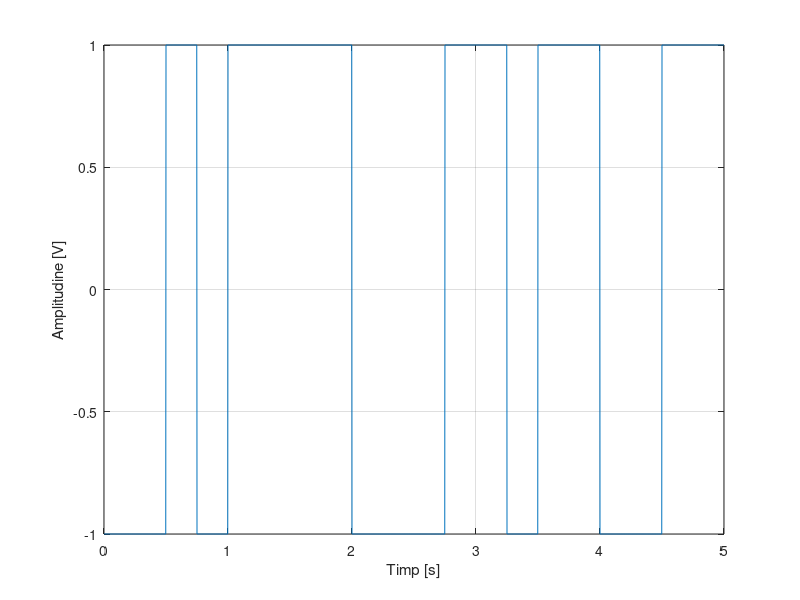
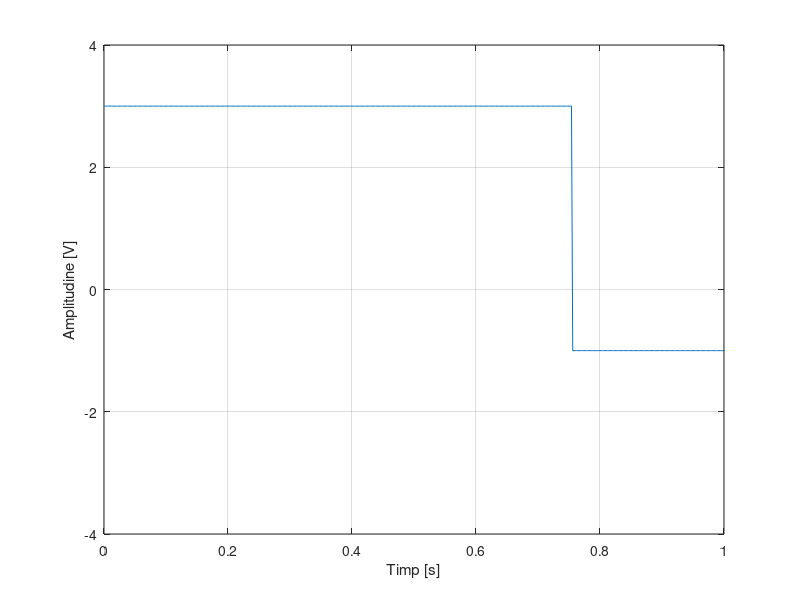
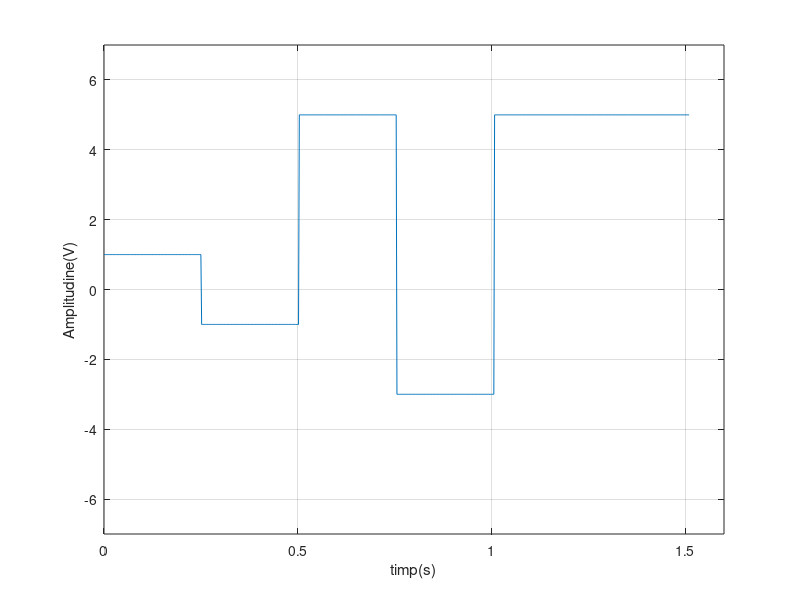
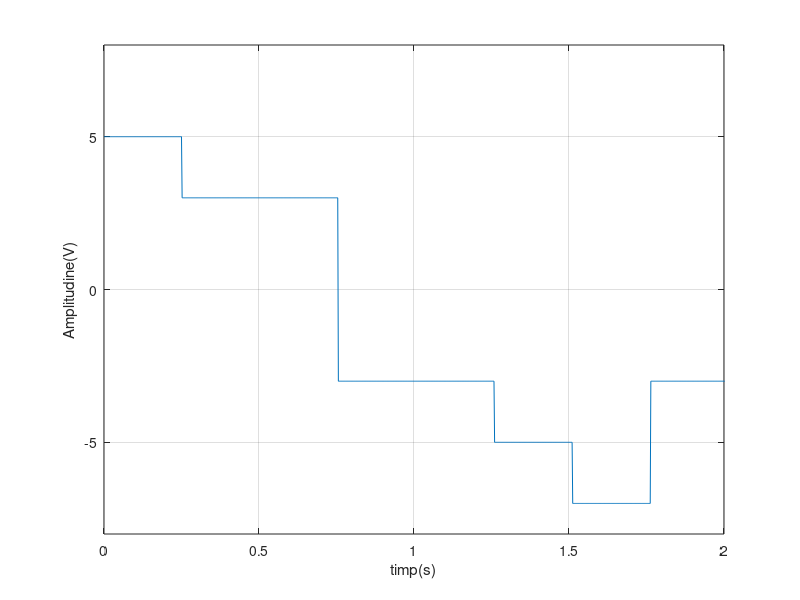

MATLAB code for these plots, in order:
%a)
t= 0:0.002:5;
a=randn(1,20);
ok=1;
m=125;
b=[0 0];
for i=1:length(a)
    if a(1,i)<0
        a(1,i)=-1; 
    else a(1,i)=1;    
    end
end
for i=1:20
    for j=1:125
        b(1,ok) = a(1,i); 
        ok=ok+1;
    end
end
b(1,ok)=a(1,i);
figure(1)
plot(t,b),ylabel('Amplitudine [V]'), xlabel('Timp [s]'),grid;

%b)


t=0:0.002:1.006;
n=[-3,-1,1,3] ; 
c=randi(length(n)); 
random=n(c);
v1=zeros(1,126); 
for i=1:1:126  

    v1(i)=random;  

end

v2=zeros(1,126);
c=randi(length(n));
random=n(c);
for i=1:1:126

    v2(i)=random; 

end



v3=zeros(1,126);
c=randi(length(n));
Nivel_aleator=n(c);
for i=1:1:126
    v3(i)=random;
end

v4=zeros(1,126);
pozitia=randi(length(n));
random=n(pozitia);

for i=1:1:126
    v4(i)=random;
end

V=[v1,v2,v3,v4];
figure(2)
plot(t,V),axis([0 1 -4 4]),ylabel('Amplitudine [V]'), xlabel('Timp [s]'),grid;

%c)
t=0:0.002:1.510;
n=[-5,-3,-1,1,3,5] ; 
d=randi(length(n));
random=n(d);
v1=zeros(1,126); 
for i=1:1:126  
    v1(i)=random;  
end
v2=zeros(1,126);
d=randi(length(n));
random=n(d);
for i=1:1:126
    v2(i)=random; 
end
v3=zeros(1,126);
p=randi(length(n));
random=n(p);
for i=1:1:126
    v3(i)=random;
end

    v4=zeros(1,126);
p=randi(length(n));
random=n(p);

for i=1:1:126
    v4(i)=random;
end

v5=zeros(1,126);
p=randi(length(n));
random=n(p);

for i=1:1:126
    v5(i)=random;
end

    v6=zeros(1,126);
p=randi(length(n));
random=n(p);

for i=1:1:126
    v6(i)=random;
end

V=[v1,v2,v3,v4,v5,v6];
figure(3)
plot(t,V),grid,axis([0 1.6 -7 7]),xlabel('timp(s)'),ylabel('Amplitudine(V)');

%d)
t=0:0.002:2.014;
n=[-7,-5,-3,-1,1,3,5,7] ;
p=randi(length(n));
Nivel_aleator=n(p);
v1=zeros(1,126);
for i=1:1:126  

    v1(i)=random;

end
v2=zeros(1,126);
p=randi(length(n));
random=n(p);
for i=1:1:126
    v2(i)=random;
end
v3=zeros(1,126);
p=randi(length(n));
random=n(p);
for i=1:1:126
    v3(i)=random;
end
v4=zeros(1,126);
p=randi(length(n));
random=n(p);
for i=1:1:126
    v4(i)=random;
end
v5=zeros(1,126);
p=randi(length(n));
random=n(p);
for i=1:1:126
    v5(i)=random;
end
v6=zeros(1,126);
p=randi(length(n));
random=n(p);
for i=1:1:126
    v6(i)=random;
end
v7=zeros(1,126);
p=randi(length(n));
random=n(p);
for i=1:1:126
    v7(i)=random;
end
v8=zeros(1,126);
p=randi(length(n));
random=n(p);
for i=1:1:126
    v8(i)=random;
end
V=[v1,v2,v3,v4,v5,v6,v7,v8]; 
figure(4)
plot(t,V),grid,axis([0 2 -8 8]),xlabel('timp(s)'), ylabel('Amplitudine(V)');